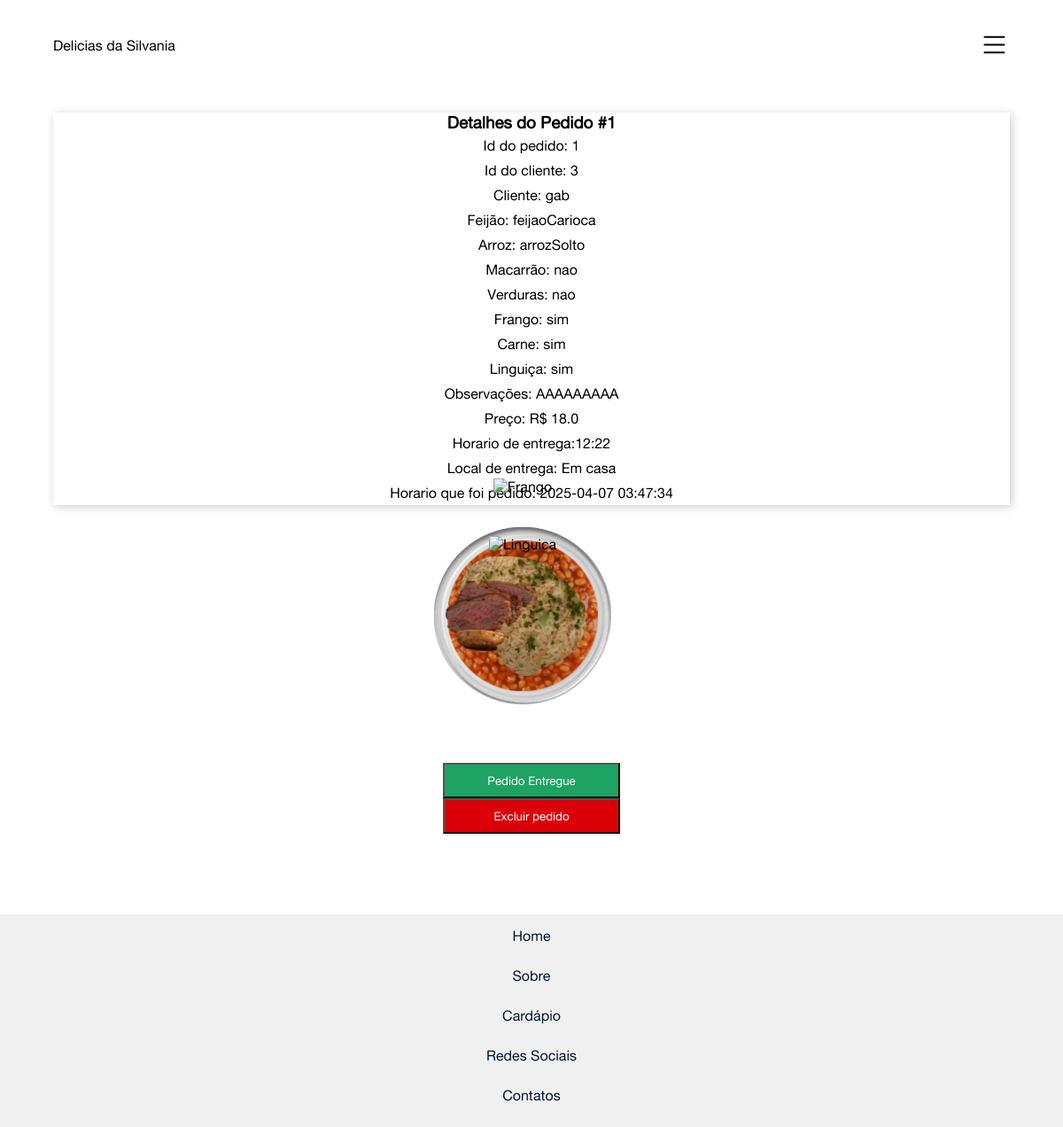
Page /lista/1 on the earlier database version.
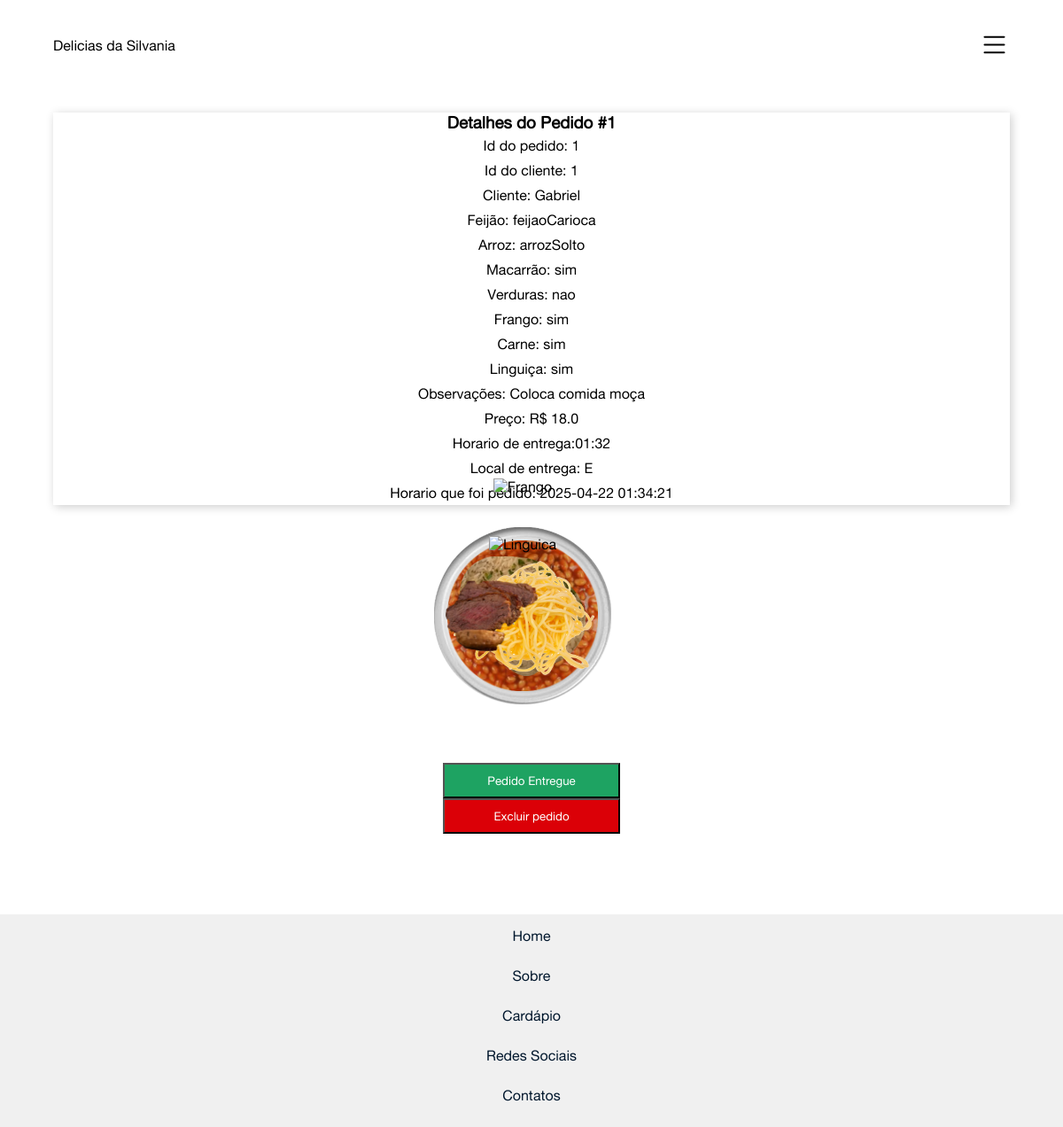
Same page on the later database version.
### tables this page shows
CREATE TABLE pedidos (
                     id INTEGER PRIMARY KEY AUTOINCREMENT,
                     id_Cliente INTEGER NOT NULL,
                     nome_Cliente TEXT NOT NULL,
                     tipo_Feijao TEXT,
                     tipo_Arroz TEXT,
                     macarrao TEXT,
                     verdura TEXT,
                     frango TEXT,
                     carne TEXT,
                     linguica TEXT,
                     obs TEXT,
                     preco REAL,
                     horario_Entrega DATETIME,
                     local_Entrega TEXT NOT NULL,
                     hora_Do_Pedido DATETIME DEFAULT CURRENT_TIMESTAMP,
                     status_Pedido TEXT NOT NULL,
                     forma_Pagamento TEXT NOT NULL
                );

### main.py (the view)
@app.route("/lista/<int:pedido_id>")
def pedido_completo(pedido_id):
    pedido = pedidosDB.id_buscar(pedido_id)
    if pedido:
        return render_template("pedido_completo.html", pedido=pedido)
    else:
        mensagem='Pedido não encontrado'
        return render_template("lista_pedido.html", mensagem=mensagem)

### pedidosDB.py (called while the page is built)
def id_buscar(pedido_id):
    conn = sqlite.connect('pedidosDB.sqlite')
    cursor = conn.cursor()
    cursor.execute('SELECT * FROM pedidos WHERE id = ?', (pedido_id, ))
    pedido = cursor.fetchone()
    conn.close()
    return pedido

### templates/pedido_completo.html (shortened to what this page needs)
{% extends "home.html" %}
{% block content %}
    <div class="container">
        <div class="pedido-container">
            <h3>Detalhes do Pedido #{{ pedido[0] }}</h3>
            <div class="pedido-detalhes"><span class="pedido-detalhes">Id do pedido:</span> {{ pedido[0] }}</div>
            <div class="pedido-detalhes"><span class="pedido-detalhes">Id do cliente:</span> {{ pedido[1] }}</div>
            <div class="pedido-detalhes"><span class="pedido-detalhes">Cliente:</span> {{ pedido[2] }}</div>
            <div class="pedido-detalhes"><span class="pedido-detalhes">Feijão:</span> {{ pedido[3] }}</div>
            <div class="pedido-detalhes"><span class="pedido-detalhes">Arroz:</span> {{ pedido[4] }}</div>
            <div class="pedido-detalhes"><span class="pedido-detalhes">Macarrão:</span> {{ pedido[5] }}</div>
            <div class="pedido-detalhes"><span class="pedido-detalhes">Verduras:</span> {{ pedido[6] }}</div>
            <div class="pedido-detalhes"><span class="pedido-detalhes">Frango:</span> {{ pedido[7] }}</div>
            <div class="pedido-detalhes"><span class="pedido-detalhes">Carne:</span> {{ pedido[8] }}</div>
            <div class="pedido-detalhes"><span class="pedido-detalhes">Linguiça:</span> {{ pedido[9] }}</div>
            <div class="pedido-detalhes"><span class="pedido-detalhes">Observações:</span> {{ pedido[10] }}</div>
            <div class="pedido-detalhes"><span class="pedido-detalhes">Preço:</span> R$ {{ pedido[11] }}</div>
            <div class="pedido-detalhes"><span class="pedido-detalhes">Horario de entrega:</span>{{ pedido[12] }}</div>
            <div class="pedido-detalhes"><span class="pedido-detalhes">Local de entrega:</span> {{ pedido[13] }}</div>
            <div class="pedido-detalhes"><span class="pedido-detalhes">Horario que foi pedido:</span> {{ pedido[14] }}</div>
        </div>
    </div>
    <div class="container">
         <div class="container-quentinha">
            <div class="quentinha">
                {% if pedido[9] == "sim" %}
                    <img src="/static/linguica.png" alt="Linguica" class="ingrediente linguica">
                {% endif %}
            </div>
        </div>
    </div>
    <div class="container">
        <div class="lista-link">
            <ul>
                <li>
                    <button class="verde">Pedido Entregue</button>
                </li>
                <li>
                    <button class="vermelho">Excluir pedido</button>
                </li>
            </ul>
        </div>
    </div>
{% endblock %}

### templates/home.html (shortened to what this page needs)
<!DOCTYPE html>
<html lang="pt-br">
<head>
    <link rel="stylesheet" href="/static/css/style.css">
</head>
<body>
    <div class="container">
        <nav>
            <ul>
                <li>
                    Delicias da Silvania
                </li>
                <li onclick=mostrarSideBar()>
                    <img src="/static/menu.svg" class="svg" alt="">
                </li>
            </ul>
        </div>
    <main>
        {% block content %}{% endblock %}
    </main>
    <div class="container">
        <footer>
            <ul>
                <li>
                    <a href="/">Home</a>
                </li>
                <li>
                    <a href="">Sobre</a>
                </li>
                <li>
                    <a href="/cardapio">Cardápio</a>
                </li>
                <li>
                    <a href="">Redes Sociais</a>
                </li>
                <li>
                    <a href="">Contatos</a>
                </li>
            </ul>
        </footer>
    </div>
</body>
</html>

### static/css/style.css (style rules this page uses)
html, body { height: 100%; }
body { display: flex; flex-direction: column; }
* { margin: 0; padding: 0; box-sizing: border-box; scroll-behavior: smooth; font-family: "Alte-Regular"; }
button { height: 40px; width: 200px; }
:root { --primary: #db0007; --light: #fff; --dark: #00172d; ---rgba: rgba(0, 0, 0, 0.2) }
nav { display: flex; box-shadow: var(---rgba); width: 90%; align-items: center; justify-content: space-evenly; }
li { list-style: none; }
nav ul { width: 100%; list-style: none; display: flex; justify-content: flex-end; align-items: center }
nav li { height: 50px; display: flex; align-items: center; }
nav li:first-child { margin-right: auto; }
footer { display: flex; justify-content: center; background-color: #f0f0f0; width: 100%; text-decoration: none; list-style: none; }
footer li { width: 100%; height: 30px; margin: 15px 0 15px; text-align: center; text-decoration: none; list-style: none; }
footer a { width: 100%; text-decoration: none; color: var(--dark); }
.container { display: flex; justify-content: center; width: 100%; margin: 1.6rem 0rem 1.6rem 0rem; }
.pedido-detalhes { padding: 5px 0 5px; }
.pedido-container { display: flex; width: 90%; flex-flow: column; align-items: center; box-shadow: 2px 2px 10px var(---rgba); }
.quentinha { display: flex; justify-content: center; align-items: center; width: 90%; }
.ingrediente { position: absolute; }
.linguica { height: 180px; }
.svg { fill: black; width: 35px; }
.lista-link { display: flex; flex-flow: column; margin: 40px; gap: 30px; }
.verde { background-color: #1ea362; color: #fff; }
.vermelho { background-color: #db0007; color: #fff; }

Differences in the rows shown:
changed pedidos "feijaoCarioca": id_Cliente "3" → "1"; nome_Cliente "gab" → "Gabriel"; macarrao "nao" → "sim"; obs "AAAAAAAAA" → "Coloca comida moça"; horario_Entrega "12:22" → "01:32"; local_Entrega "Em casa" → "E"; hora_Do_Pedido "2025-04-07 03:47:34" → "2025-04-22 01:34:21"
